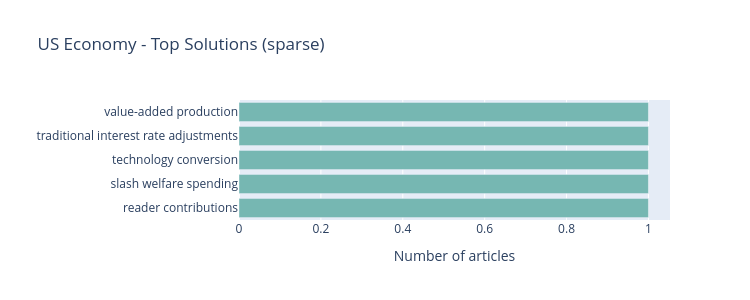

The code cell stored with this chart in its notebook:
### Code cell
framing_bar_chart(econ_solutions, "US Economy - Top Solutions (sparse)", "#76b7b2")

### Figure 1 — Plotly figure (JSON) as saved in the notebook; plotly's stock layout.template omitted (floating-point values rounded to 4 significant figures)
{"data": [{"marker": {"color": "#76b7b2"}, "orientation": "h", "type": "bar", "x": [1, 1, 1, 1, 1], "y": ["reader contributions", "slash welfare spending", "technology conversion", "traditional interest rate adjustments", "value-added production"]}], "layout": {"height": 300, "margin": {"l": 200}, "title": {"text": "US Economy - Top Solutions (sparse)"}, "width": 750, "xaxis": {"title": {"text": "Number of articles"}}, "yaxis": {"title": {"text": ""}}}}
